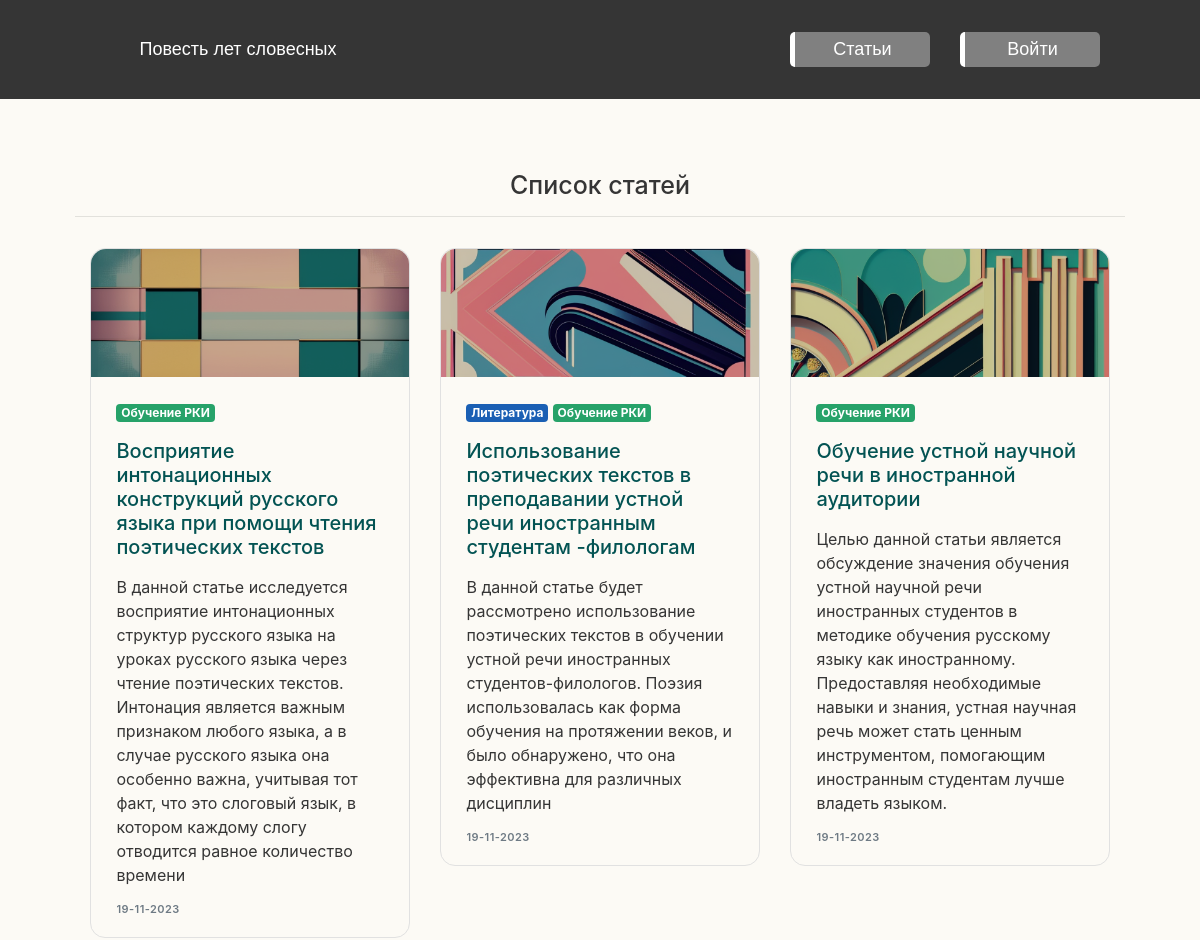
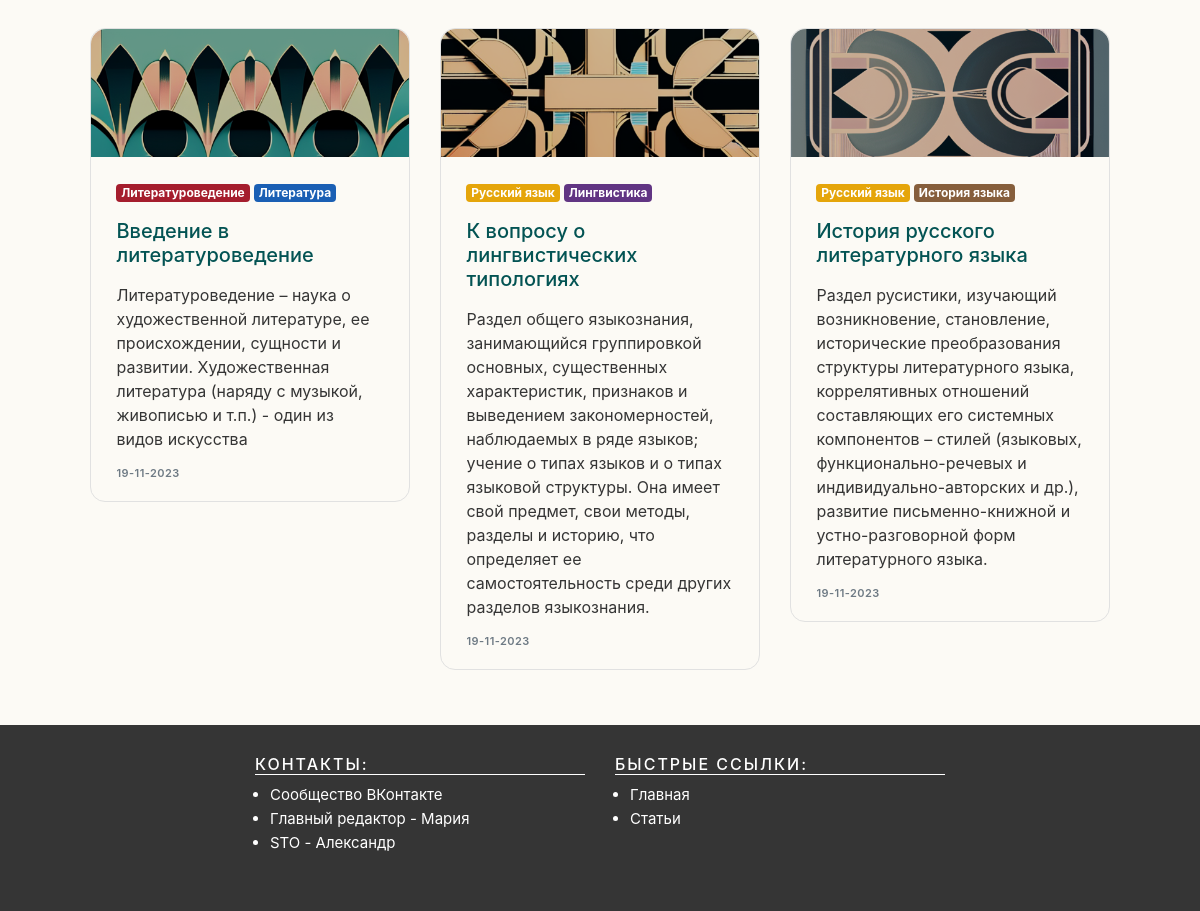
The app's page /articles/ with its own data (2 pictures, top to bottom).
### apps/articles/models.py (models this page shows, shortened)
class Article(models.Model):
    title = models.CharField(max_length=100)
    attractive_text = models.TextField(default="Завлекающий текст")
    categories = models.ManyToManyField("Category", related_name="articles")
    image_base = models.ImageField(
        upload_to="static/img", default="img/solid-color-image.png"
    )
    main_text = models.TextField(default="Основной текст")
    main_text_headers_list = ListTextField(
        base_field=models.CharField(max_length=40, default=""),
        size=100,  # Maximum of 100 ids in list
        default=None,
    )
    main_text_headers_list_keys = models.CharField(max_length=200, default=" ")
    created_on = models.DateTimeField(auto_now_add=True)
    last_modified = models.DateTimeField(auto_now=True)
    flag_article_enabled = models.BooleanField(default=False)

class Category(models.Model):
    name = models.CharField(max_length=20)
    color = models.CharField(max_length=7, default="#ffffff")

### apps/main/scripts.py (the view)
    def wrapper(*args, **kwargs):
        request = args[0]
        adress = request.META.get("HTTP_X_FORWARDED_FOR")
        if adress:
            user_ip = adress.split(",")[-1].strip()
        else:
            user_ip = request.META.get("REMOTE_ADDR")
        user_agent = request.META.get("HTTP_USER_AGENT")
        opened = request.path
        message = (
            "\t".join(
                [
                    datetime.now().strftime("%Y.%m.%d %H:%M:%S"),
                    f"{user_ip}\t{user_agent}\t{opened}",
                ]
            )
            + "\n"
        )
        if "127.0.0.1" in str(user_ip):
            flag_skip_local_usage = True
        elif "10.8.0." in str(user_ip):
            flag_skip_local_usage = True
        if not flag_skip_local_usage:
            with open(os.path.join(LOG_FILEPATH, LOG_FILENAME), "a") as file:
                file.write(message)
        return function(*args, **kwargs)

### apps/articles/templatetags/articles_filters.py (called while the page is built)
@register.filter(name="sort_by_creation_date")
def sort_by_date(articles):
    articles_dict = {}
    for article in articles:
        articles_dict.update({article.pk: time.mktime(article.created_on.timetuple())})
    articles_dict = dict(sorted(articles_dict.items(), key=lambda item: item[1]))
    new_articles_list = []
    for pk in articles_dict.keys():
        for article in articles:
            if article.pk == pk:
                new_articles_list.append(article)
    return new_articles_list[::-1]

### apps/articles/views.py (called while the page is built)
@register_user_activity
def articles_index(request):
    articles = Article.objects.filter(flag_article_enabled=True).order_by(
        "-last_modified"
    )
    context = {
        "articles": articles,
    }
    return render(request, "articles_index.html", context)

### apps/articles/templates/articles_index.html
{% extends "base.html" %}
{% load articles_filters %}
{% load static %}
{% block page_content %}
<div class="container">
    <h1 class="articles_header">Список статей </h1>
    <hr>
    <div class="uicore-grid-container uicore-blog-grid uicore-grid-row uicore-masonry uicore-landscape-ratio uicore-medium-space animate-3 ui-st-boxed " data-grid="masonryb" data-col="3" data-space="30">
        {% for article in articles|sort_by_creation_date %}
            <div class="uicore-grid-item uicore-col-md-6 uicore-col-lg-4  uicore-float uicore-animate post-15671 post type-post status-publish format-standard has-post-thumbnail hentry category-smm category-lichnyj-opyt category-nejroseti"  >
                <article class="uicore-post">
                    <div class="uicore-post-wrapper">
                        <a href="{% url 'articles_detail' article.pk %}" title=" View Post: {{ article.title }}">
                            <div class="uicore-blog-img-container uicore-zoom-wrapper">
                                <img
                                    class="uicore-cover-img"
                                    src="{{ article.image_base.url }}"
                                    alt="{{ article.title }}"
                                    style="height:128px"
                                >
                            </div>
                        </a>
                        <div class="uicore-post-info">
                            <div class="uicore-post-info-wrapper">
                                <div class="uicore-post-category uicore-body">
                                    {% for category in article.categories.all %}
                                        <a href="{% url 'articles_category' category.name %}" title="View {{ category.name }}">
                                            <span class="badge badge-primary" style="background-color: {{ category.color }}">
                                                {{ category.name }}
                                            </span>
                                        </a>
                                    {% endfor %}
                                </div>
                                <a href="{% url 'articles_detail' article.pk %}" title="View Post: {{ article.title }}">
                                    <h2 class="card-title project_card_title">
                                        <span>{{ article.title }}</span>
                                    </h2>
                                </a>
                                <p class="card-text project_card_text">{{ article.attractive_text | safe }}</p>
                                <div class="uicore-post-footer uicore-body"><span>{{ article.last_modified.date | date:"d-m-Y"}}</span></div>
                            </div>
                        </div>
                    </div>
                </article>
            </div>
        {% endfor %}
    </div>
</div>
{% endblock %}

### apps/main/templates/base.html (shortened to what this page needs)
<!DOCTYPE html>
<html lang="ru">
<head>
  {% load static %}
  <link rel="stylesheet" href="https://stackpath.bootstrapcdn.com/bootstrap/4.1.3/css/bootstrap.min.css">
  <link href="{% static 'css/main.css' %}" rel="stylesheet" />
  <link href="{% static 'css/card.css' %}" rel="stylesheet" />
  <link href="{% static 'css/footer.css' %}" rel="stylesheet" />
  <link href="{% static 'css/article.css' %}" rel="stylesheet" />
  <link href="{% static 'css/popular_element.css' %}" rel="stylesheet" />
</head>
<body>
  <nav class="navbar navbar-expand-md navbar-light bg-light p-3 mb-5 bg-white">
    <div class="container nav-container">
      <a class="nav-link" href="{% url 'home' %}">
        <p class="nav-link" style="min-width: 250px;padding-left: 0px; margin-left: 0px;" >Повесть лет словесных</p>
      </a>
      <div class="collapse navbar-collapse" id="navbarSupportedContent">
        <ul class="navbar-nav mr-auto">
          <li class="nav-item">
            <a class="nav-link nav_btn article_hover" href="{% url 'articles_index' %}">Статьи</a>
          </li>
          <li class="nav-item">
            {% if request.user.is_authenticated %}
              <a class="nav-link nav_btn login_cabinet_hover" href="{% url 'account_page' %}">Аккаунт</a>
            {% else %}
              <a class="nav-link nav_btn login_cabinet_hover" href="{% url 'login' %}">Войти</a>
            {% endif %}
          </li>
        </ul>
      </div>
    </div>
  </nav>
    <div id="top" class="main-content" >
      {% block page_content %}{% endblock %}
    </div>
  <div class="footer">
    {% include 'footer.html' %}
  </div>
</body>
</html>

### apps/main/templates/footer.html
<footer class="site-footer">
    <div class="container">
        <div class="row footer_row">
            <div class="col-sm-12 col-md-6">
                <h6>Контакты:</h6>
                  <ul>
                    <li><a href="https://vk.com/povest_let_slovenih">Сообщество ВКонтакте</a></li>
                    <li><a href="https://vk.com/mariya_music">Главный редактор - Мария</a></li>
                    <li><a href="https://vk.com/thalium">STO - Александр</a></li>
                  </ul>
            </div>
            <div class="col-sm-12 col-md-6">
              <h6>Быстрые ссылки:</h6>
                  <ul>
                    <li><a class="nav-link4" href="{% url 'home' %}">Главная</a></li>
                    <li><a class="nav-link4" href="{% url 'articles_index' %}">Статьи</a></li>
                  </ul>
            </div>
        </div>
      </div>
</footer>

### static/css/main.css (style rules this page uses)
html, body { height: 100%; margin: 0%; padding: 0%; display: flex; flex-direction: column; min-width: 380px !important; }
body { background-color: #fcfaf5; color: #353535; }
.nav_btn { background-color: gray; border-left: 5px solid white; border-radius: 5px; padding: 4px; }
.main-content { margin-bottom: auto; padding-top: 40px; }
.main-content h1 { font-size: 25px; }
a { color: #035353; }
.col-md-6 { max-width: 360px !important; }
.navbar { font-size: 20px; background-color: #353535 !important; position: fixed; width: 100%; z-index: 6; font-family: 'Arial Narrow Bold', sans-serif; padding-top: 10px !important; padding-bottom: 10px !important; padding-left: 0px !important; padding-right: 0px !important; margin:0px !important; }
.nav-link { margin: 5px; color: #ffffff !important; font-size: 18px !important; text-align: center; }
.nav-link p { min-width: 300px !important; }
.navbar-collapse { flex-grow: 0; }
.container { max-width: 90%; }
#navbarSupportedContent { width: 100%; }
.nav-item { text-align: right; width: 150px; margin-left: 0px; margin-right: 20px; margin-top: 4px; margin-bottom: 4px; }
.navbar-nav { justify-content: end; margin-left: auto; margin-right: 0px !important; }
.nav-container { width:100% !important; padding-left: 15px !important; padding-right: 15px !important; }
.mr-auto { float: right; }

### static/css/card.css (style rules this page uses)
.uicore-grid-container { --hgap:0; --vgap:0; --columns:0; --rows:0; --gap-count:0; --container-aspect-ratio:0; --animation-duration:0; position:relative; display:flex; flex-wrap:wrap; justify-content: center; margin-bottom: 40px; }
.uicore-grid-container.uicore-masonry .uicore-zoom-wrapper { height:auto; padding-bottom:0; overflow:hidden }
.uicore-blog-grid .uicore-post { border: 1px solid #e1e1e1; border-radius:var(--uicore-blog--radius); transition:box-shadow cubic-bezier(.4,0,.2,1) .4s,transform cubic-bezier(.4,0,.2,1) .4s }
.uicore-blog-grid .uicore-post .uicore-post-info { padding:clamp(20px, 7%, 36px) clamp(24px, 8%, 40px)!important; margin:0!important }
.uicore-blog-grid .uicore-blog-img-container { border-radius:var(--uicore-blog--radius); border-bottom-left-radius:0; border-bottom-right-radius:0 }
.uicore-grid-row { display:-ms-flexbox; display:flex; -ms-flex-wrap:wrap; flex-wrap:wrap }
@media (min-width:768px) { .uicore-col-md-6 { -ms-flex:0 0 50%; flex:0 0 50%; max-width:50% } }
@media (min-width:992px) { .uicore-col-lg-4 { -ms-flex:0 0 33.333333%; flex:0 0 33.333333%; max-width:33.333333% } }
.uicore-medium-space .uicore-grid-item { padding:15px; }
.uicore-grid-item a { text-decoration: none; }
.uicore-medium-space .uicore-grid-item { padding:15px }
.uicore-grid-item article { position:relative }
.uicore-blog-grid .uicore-post-category { margin-bottom:1em }
.uicore-blog-grid .uicore-post-category a { display:inline-block }
.uicore-blog-grid:not(.uicore-horizontal) .uicore-post-info { margin-top:2em }
.content-area .uicore-post-category, .content-areaa, .ui-post-nav-item .ui-post-nav-info, .uicore-post-footer a, .uicore-post-footer span, header.uicore-single-header .uicore-entry-meta span, header.uicore-single-header a:not(:hover) { color:#6e7a84; font-size:11px }
.content-area .uicore-post-category a, .ui-post-nav-item .ui-post-nav-info, .uicore-post-footer.uicore-body, .uicore-post-footer a, header.uicore-single-header .uicore-entry-meta, header.uicore-single-header .uicore-entry-meta a, header.uicore-single-header .uicore-entry-meta span { text-transform:uppercase; letter-spacing:.04em; line-height:11px; font-size:11px; font-weight:600 }
.uicore-blog-grid .uicore-post-info p { margin: 1em 0 0; }
.uicore-blog-grid { --uicore-blog--radius: 15px; }
.uicore-blog-grid .uicore-post-info .uicore-post-footer { font-size:11px; margin-top:1.5em }
.uicore-post-footer a, .uicore-post-footer span, header.uicore-single-header .uicore-entry-meta span, header.uicore-single-header a:not(:hover) { color:#6e7a84; font-size:11px }
.card-text { margin: 0px; }
.card-title { font-size: 20px; margin-bottom: 0px !important; }
.uicore-grid-item { max-width: calc(max(25%, 350px)); }
.uicore-cover-img { width: 100% !important; object-fit: cover !important; filter: brightness(80%) }

### static/css/article.css (style rules this page uses)
.articles_header { margin-top: 35px; text-align: center; margin-bottom: 0px; margin-top: 130px; }
.row { margin-bottom: 30px; margin-top: 0px; margin-left: auto; margin-right: auto; }
.article_detail p, li { font-size: 16px !important; margin-bottom: 10px; }

### records on screen
Article: image_base (picture), title "Восприятие интонационных конструкций русского языка при помощи чтения поэтических текстов", attractive_text "В данной статье исследуется восприятие интонационных структур русского языка на уроках русского языка через чтение поэтических текстов. Интонация является важным признаком любого языка, а в случае русского языка она особенно важна, учитывая тот факт, что это слоговый язык, в котором каждому слогу отводится равное количество времени", last_modified "19-11-2023"
Category: name "Обучение РКИ"
Article: image_base (picture), title "Использование поэтических текстов в преподавании устной речи иностранным студентам -филологам", attractive_text "В данной статье будет рассмотрено использование поэтических текстов в обучении устной речи иностранных студентов-филологов. Поэзия использовалась как форма обучения на протяжении веков, и было обнаружено, что она эффективна для различных дисциплин", last_modified "19-11-2023"
Category: name "Литература"
Article: image_base (picture), title "Обучение устной научной речи в иностранной аудитории", attractive_text "Целью данной статьи является обсуждение значения обучения устной научной речи иностранных студентов в методике обучения русскому языку как иностранному. Предоставляя необходимые навыки и знания, устная научная речь может стать ценным инструментом, помогающим иностранным студентам лучше владеть языком.", last_modified "19-11-2023"
Article: image_base (picture), title "Введение в литературоведение", attractive_text "Литературоведение – наука о художественной литературе, ее происхождении, сущности и развитии. Художественная литература (наряду с музыкой, живописью и т.п.) - один из видов искусства", last_modified "19-11-2023"
Category: name "Литературоведение"
Article: image_base (picture), title "К вопросу о лингвистических типологиях", attractive_text "Раздел общего языкознания, занимающийся группировкой основных, существенных характеристик, признаков и выведением закономерностей, наблюдаемых в ряде языков; учение о типах языков и о типах языковой структуры. Она имеет свой предмет, свои методы, разделы и историю, что определяет ее самостоятельность среди других разделов языкознания.", last_modified "19-11-2023"
Category: name "Русский язык"
Category: name "Лингвистика"
Article: image_base (picture), title "История русского литературного языка", attractive_text "Раздел русистики, изучающий возникновение, становление, исторические преобразования структуры литературного языка, коррелятивных отношений составляющих его системных компонентов – стилей (языковых, функционально-речевых и индивидуально-авторских и др.), развитие письменно-книжной и устно-разговорной форм литературного языка.", last_modified "19-11-2023"
Category: name "История языка"
